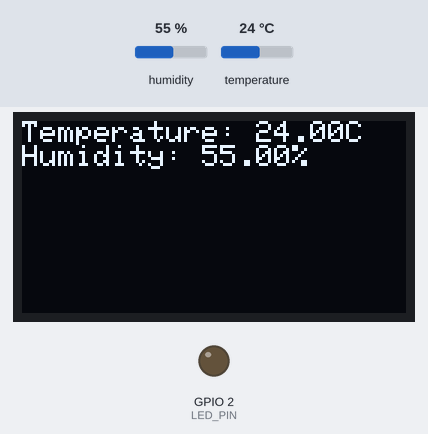
Simulated run of this sketch. Board: ESP32. Shown: 128×64 one-colour display, output pins drawn as LEDs (lit = HIGH). The test bench sets the inputs (shaded band); at power-on: temperature 24 °C, humidity 55 %. What the sketch prints to the serial monitor is not drawn.

Above: at 4.8 s.
4.9 s: temperature set to 34.2 °C
At 7.6 s:
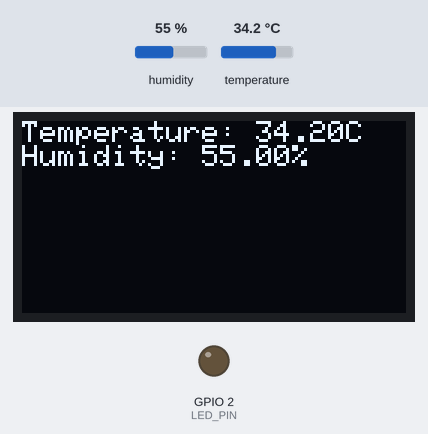
8.9 s: temperature set to 35.5 °C
At 11.1 s:
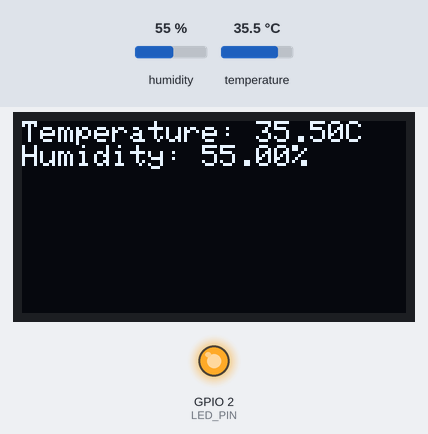
12.9 s: humidity set to 22 %
At 13.4 s:
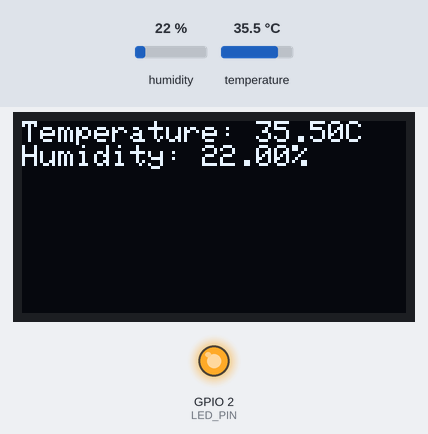
16.9 s: humidity set to 40 %
At 20.3 s:
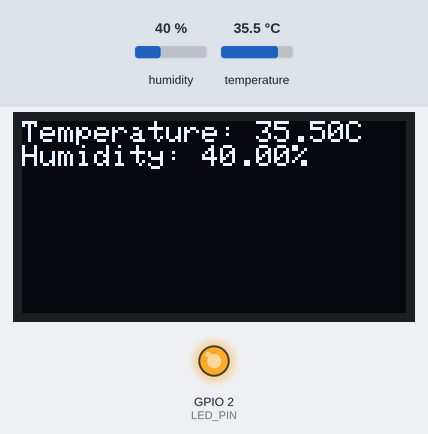
Timing chart, 0 to 21.8 s (numbered marks = the images above; inputs shaded):
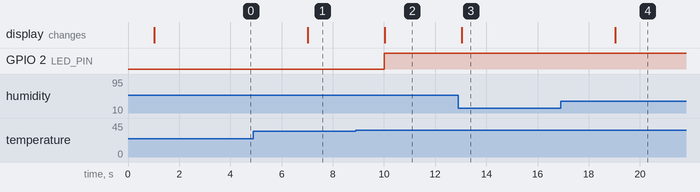

The sketch:

08_ESP32_DHT22_OLED.ino
```cpp
#include <DHT.h>
#include <Wire.h>
#include <Adafruit_GFX.h>
#include <Adafruit_SSD1306.h>

#define DHT_PIN 13
#define DHT_TYPE DHT22
#define LED_PIN 2
#define OLED_SDA_PIN 21
#define OLED_SCL_PIN 22
#define INTERVAL 1000

#define SCREEN_ADDRESS 0x3C
#define SCREEN_WIDTH  128
#define SCREEN_HEIGHT 64

DHT dht(DHT_PIN, DHT_TYPE);
Adafruit_SSD1306 display(SCREEN_WIDTH, SCREEN_HEIGHT, &Wire);

void setup() {
  Serial.begin(115200);
  pinMode(LED_PIN, OUTPUT);

  dht.begin();

  Wire.begin(OLED_SDA_PIN, OLED_SCL_PIN);

  if (!display.begin(SSD1306_SWITCHCAPVCC, SCREEN_ADDRESS)) {
    Serial.println("OLED SSD1306 tidak terdeteksi. Periksa wiring & alamat I2C!");
    while (true) { delay(10); } // berhenti di sini
  }

  display.clearDisplay();
  display.setTextSize(1);
  display.setTextColor(SSD1306_WHITE);
  display.setCursor(0, 0);
}

uint32_t previousMillis = 0, currentMillis;
float humidity, temperature;

void loop() {
  currentMillis = millis();
  if (currentMillis - previousMillis >= INTERVAL) {
    previousMillis = currentMillis;

    humidity = dht.readHumidity(); // Membaca kelembaban
    temperature = dht.readTemperature(); // Membaca suhu dalam Celcius

    // Cek apakah pembacaan berhasil
    if (isnan(humidity) || isnan(temperature)) {
      Serial.println("Gagal membaca dari sensor DHT!");
      return;
    }

    if (temperature >= 35) {
      digitalWrite(LED_PIN, HIGH);
    } else {
      digitalWrite(LED_PIN, LOW);
    }

    Serial.print("Kelembaban: ");
    Serial.print(humidity);
    Serial.print("%\t");
    Serial.print("Suhu: ");
    Serial.print(temperature);
    Serial.println("°C");

    display.clearDisplay();
    display.setCursor(0, 0);
    display.print("Temperature: ");
    display.print(temperature);
    display.println("C");
    display.print("Humidity: ");
    display.print(humidity);
    display.println("%");
    display.display();
  }
}
```

Measured:
- the behaviour switches between 34.9 and 35 °C on temperature (found by bisection; images 1 and 2)
- after the input at 4.9 s, the display: changes after 2.1 s (image 1)
- after the input at 8.9 s, GPIO 2 (LED_PIN): LOW → HIGH after 1.1 s; the display: changes after 1.1 s (image 2)
- after the input at 12.9 s, the display: changes after 0.13 s (image 3)
- after the input at 16.9 s, the display: changes after 2.1 s (image 4)
